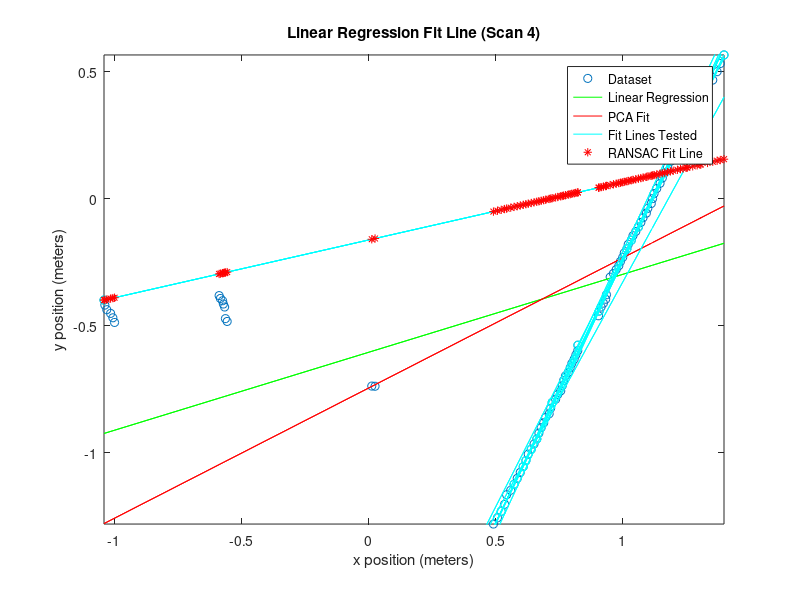

Reproduce this figure in MATLAB.
%% RANSAC Implementation
clear;
load('scan4.mat');
r_clean = nonzeros(r);
theta_clean = theta;
theta_clean(~r) = [];
[x, y] = pol2cart(deg2rad(theta_clean), r_clean);
p = polyfit(x, y, 1)
yp = polyval(p, x);
figure(1);clf;
plot(x,y, 'o');hold on;
plot(x, yp, 'g-');
axis equal;
title('Linear Regression Fit Line (Scan 4)');
xlabel('x position (meters)');
ylabel('y position (meters)');

coefficients = pca([x y]);
m = coefficients(2,1) / coefficients(1,1)
b = mean(y) - m * mean(x)
pcay = polyval([m b], x);
plot(x, pcay, 'r')

clearvars -except x y

points = [x y];

n = 8;
d = 0.2;

bestInliersSoFar = 0;
bestPoint1SoFar = [0 0];
bestPoint2SoFar = [0 0];
bestTestLineSoFar = [];

% For each point pair
for i = 1:n
    % Randomly select the points
    point1 = points(randi([1, length(points)]),:);
    point2 = points(randi([1, length(points)]),:);
    
    % Find and plot the line between them
    p = polyfit([point1(1) point2(1)], [point1(2) point2(2)], 1);
    testline = polyval(p, x);
    plot(x, testline, 'cyan', 'HandleVisibility', 'off')
    
    % Plot the endpoints in cyan
    plot(point1(1), point1(2), 'cyano', 'HandleVisibility', 'off')
    plot(point2(1), point2(2), 'cyano', 'HandleVisibility', 'off')
    
    % Find the tangent vector
    That = (point2 - point1) ./ vecnorm(point2 - point1);
    
    % Find the normal vector
    Nhat = ([-That(2) That(1)]);
    
    inliers = 0;
    
    % Test every point with this fit line
    for j = 1:length(points)

        r = points(j,:) - point1;
        dist = dot(r,Nhat);
        
        if dist <= d
            inliers = inliers + 1;
        end
    end
    
    if inliers > bestInliersSoFar
        bestPoint1SoFar = point1;
        bestPoint2SoFar = point2;
        bestTestLineSoFar = testline;
    end
end

plot(x, testline, 'cyan')
plot(x, testline, 'r*')

axis([min(x) max(x) min(y) max(y)]);
legend('Dataset', 'Linear Regression', 'PCA Fit', 'Fit Lines Tested', 'RANSAC Fit Line')
